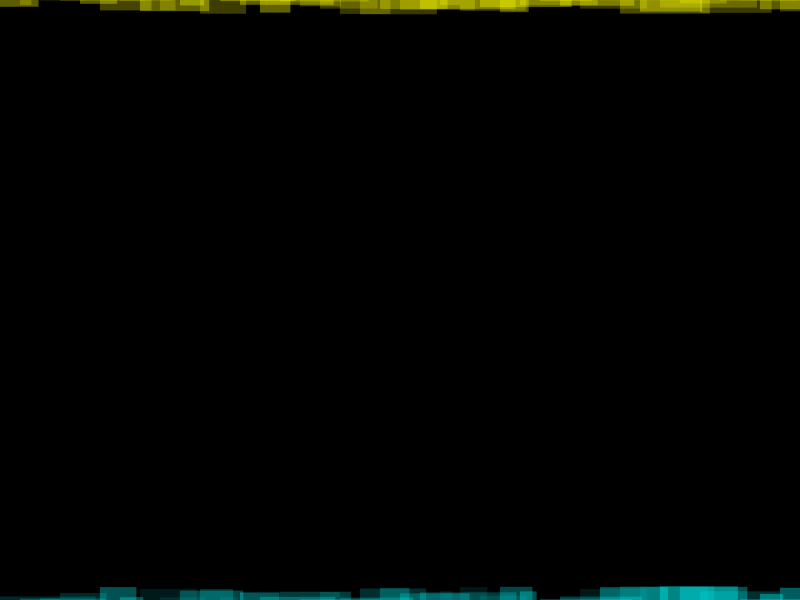
Frame 1 (no input)
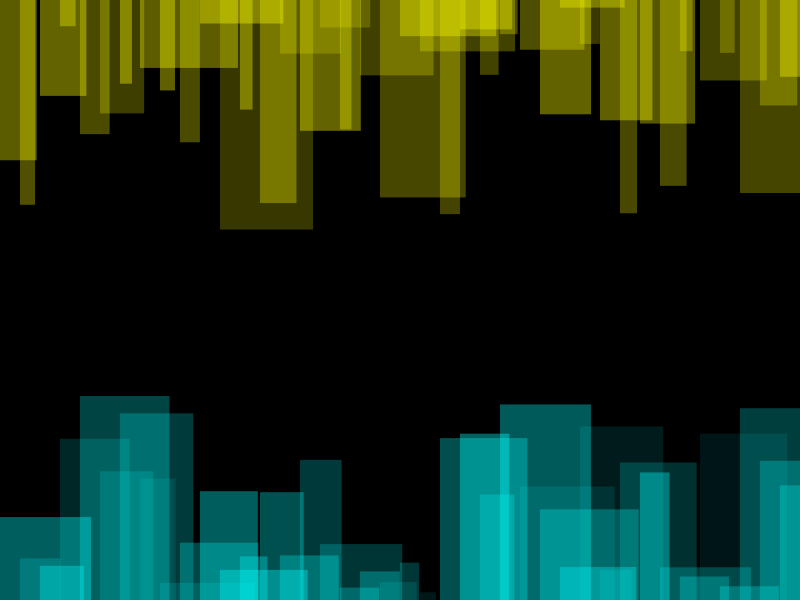
Frame 60 (the mouse pressed at the canvas centre just before this capture)
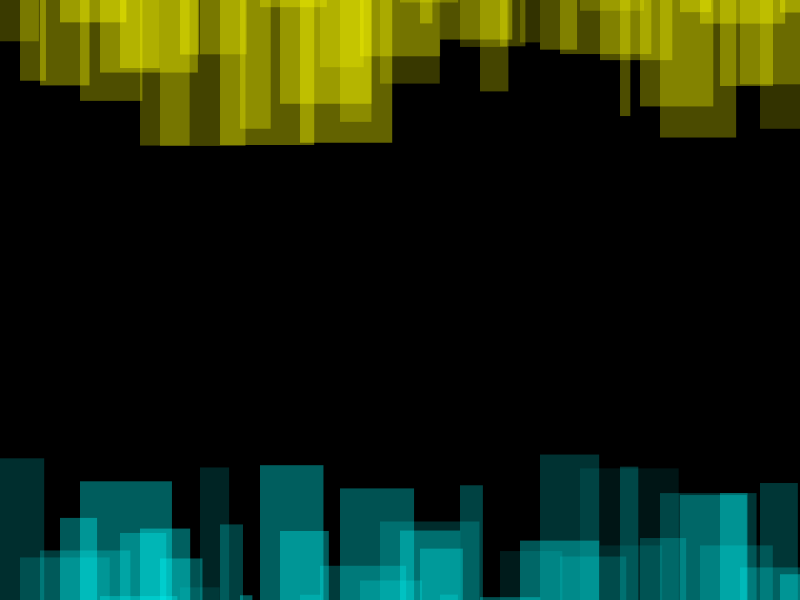
Frame 120 (the mouse held since frame 60 and released just before this capture)

The Processing sketch that drew these frames (run headless with seeded random() and noise(); from frame 60 on, the mouse is pressed at the canvas centre):

// Processing sketch: processing_130915
// ── processing_130915.pde

float move=0;
float xbounce=random(5,20);
int stack=0;

void setup(){
  size(800,600);
  background(255);
  frameRate(8);
  
  
}

void draw(){
  background(0);
  
  move=move+xbounce;
  
   if (move >= 300){
     xbounce=xbounce*-1;
   }
   if( move <=0 ){
     xbounce=xbounce*-1;
   }

while(stack < width){
  fill(0,255,255,random(20,100));
  noStroke();
  rect(0+stack,600,random(10,100),random(-move));
  fill(255,255,0,random(50,100));
  rect(0+stack,0,random(10,100),random(move));
  stack=stack+20;
}
  
stack=0;
}
